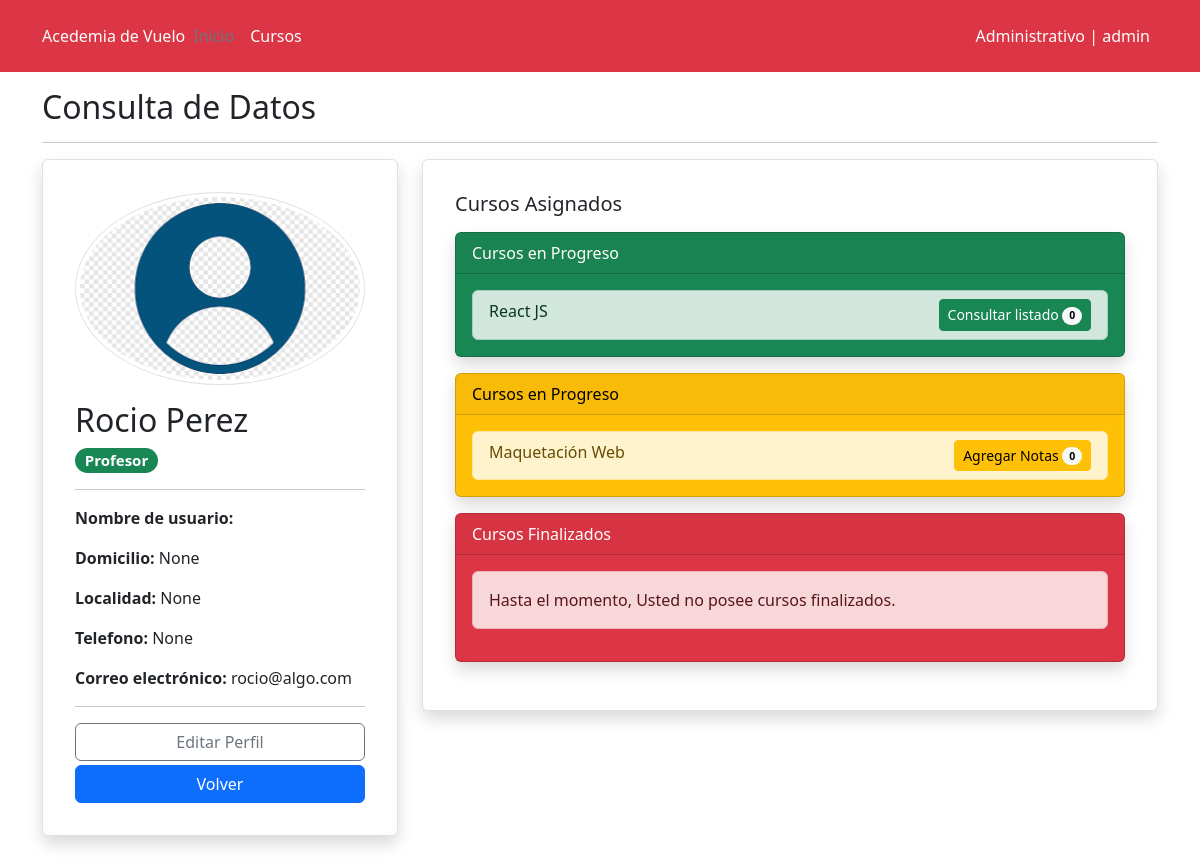
Screenshot of /user_details/6/ (signed in) with the database file from the repository.
### accounts/models.py (models this page shows, shortened)
class Profile (models.Model):
    user = models.OneToOneField(User, on_delete=models.CASCADE, related_name='profile', verbose_name='Usuario')
    image = models.ImageField(default='defaultuser.png', upload_to='users/', verbose_name='imagen de perfil')
    address = models.CharField(max_length=150, null=True, blank=True, verbose_name='Dirección')
    location = models.CharField(max_length=150, null=True, blank=True, verbose_name='Localidad')
    telephone = models.CharField(max_length=50, null=True, blank=True, verbose_name='Teléfono')
    created_by_admin = models.BooleanField(default=True, blank=True, verbose_name='Creado por Admin')
    class Meta:
        verbose_name = 'perfil'
        verbose_name_plural = 'perfiles'
        ordering = ['-id']

### core/models.py (models this page shows, shortened)
class Course (models.Model):
    STATUS_CHOICES = (
        ('i', 'En inscripción'),
        ('p', 'En progreso'),
        ('f', 'Finalizado')
    )
    name = models.CharField(max_length=90, verbose_name='Nombre')
    description = models.CharField(max_length=300, blank=True, null=True, verbose_name='Descripción')
    teacher = models.ForeignKey(User, on_delete=models.CASCADE, limit_choices_to={'groups__name': 'profesores'},verbose_name='Profesor')
    class_quantity = models.PositiveIntegerField(default=0, verbose_name='Cantidad de clases')
    status = models.CharField(max_length=1, choices=STATUS_CHOICES, default='i', verbose_name='Estado')
    class Meta:
        verbose_name = 'curso'
        verbose_name_plural = 'cursos'

### core/views.py (the view, shortened to what this page needs)
# urls.py: path('user_details/<int:pk>/', UserDetailView.as_view(), name='user_details'),
@add_group_name_to_context
class UserDetailView (LoginRequiredMixin, DetailView):
    model = User
    template_name = 'user_details.html'
    context_object_name = 'user_profile'
    def get_context_data(self, **kwargs):
        context = super().get_context_data(**kwargs)
        user = self.get_object()
        group_id, group_name, group_name_singular, color = get_group_and_color(user)
        groups = Group.objects.all()
        singular_names = [plural_to_singular(group.name).capitalize() for group in groups]
        groups_ids = [group.id for group in groups]
        singular_groups = zip (singular_names, groups_ids)
        context['group_id_user'] = group_id
        context['group_name_user'] = group_name
        context['group_name_singular_user'] = group_name_singular
        context['color_user'] = color
        context['singular_groups'] = singular_groups
        if user.groups.first().name == 'profesores':
            assigned_courses = Course.objects.filter(teacher=user)
            inscription_courses = assigned_courses.filter(status = 'i')
            progress_courses = assigned_courses.filter(status = 'p')
            finalized_courses = assigned_courses.filter(status = 'f')
            context ['inscription_courses'] = inscription_courses
            context ['progress_courses'] = progress_courses
            context ['finalized_courses'] = finalized_courses
        return context

### core/views.py (called while the page is built)
def plural_to_singular (plural):
    plural_singular = {
        'estudiantes': 'estudiante',
        'profesores': 'profesor',
        'preceptores': 'preceptor',
        'administrativos': 'administrativo',
    }
    return plural_singular.get(plural, 'error')

def get_group_and_color (user):
    group = user.groups.first()
    group_id = None
    group_name = None
    group_name_singular = None
    color = None
    if group:
        if group.name == 'estudiantes':
            color = 'bg-primary'
        elif group.name == 'profesores':
            color = 'bg-success'
        elif group.name == 'preceptores':
            color = 'bg-secondary'
        elif group.name == 'administrativos':
            color = 'bg-danger'
        group_id = group.id
        group_name = group.name
        group_name_singular = plural_to_singular(group.name)
    return group_id, group_name, group_name_singular, color

def add_group_name_to_context (view_class):
    original_dispatch = view_class.dispatch
    def dispatch (self, request, *args, **kwargs):
        user = self.request.user
        group_id, group_name, group_name_singular, color = get_group_and_color(user)
        context = {
            'group_name': group_name,
            'group_name_singular': group_name_singular,
            'color': color,
        }
        self.extra_context = context
        return original_dispatch (self, request, *args, **kwargs)
    view_class.dispatch = dispatch
    return view_class

### templates/user_details.html (shortened to what this page needs)
{% extends 'base.html' %}
{% block content %}
<div class="container my-3 mb-5">
    <h2>Consulta de Datos</h2>
    <hr>
    <div class="row">
        <div class="col-md-4">
        <div class="card border rounded-2 shadow p-3 mb-3">
            <div class="card-body">
                <img class="img-thumbnail rounded-circle mb-3" src="{{ user_profile.profile.image.url }}" alt="{{ user_profile.user_profilename }}" style="width: 100%" >
                <h2>{{ user_profile.first_name }} {{ user_profile.last_name }}</h2>
                <h5><span class="badge text-{{ color_user }} rounded-pill">{{ group_name_singular_user|capfirst }}</span></h5>
                <hr>
                <p><strong>Nombre de usuario: </strong>{{ user_profile.user_profilename }}</p>
                <p><strong>Domicilio: </strong>{{ user_profile.profile.address }}</p>
                <p><strong>Localidad: </strong>{{ user_profile.profile.location }}</p>
                <p><strong>Telefono: </strong>{{ user_profile.profile.telephone }}</p>
                <p><strong>Correo electrónico: </strong>{{ user_profile.email }}</p>
                <hr>
                <button type="button" class="btn btn-outline-secondary w-100 mb-1" data-bs-toggle="modal" data-bs-target="#editProfileModal">
                    Editar Perfil
                </button>
                <a class="btn btn-primary w-100" href="{% url 'profile' %}">Volver</a>
            </div>
        </div>
        </div>
            <div class="col-md-8">
                <div class="card border rounded-2 shadow p-3 mb-3">
                    <div class="card-body">
                        {% if group_name_user == 'estudiantes' %}
                            {% include 'profile/students.html' %}
                        {% elif group_name_user == 'profesores' %}
                            {% include 'profile/profesor.html' %}
                        {% elif group_name_user == 'preceptores' %}
                            {% include 'profile/preceptor.html' %}
                        {% elif group_name_user == 'administrativos' %}
                            {% include 'profile/admin.html' %}
                        {% endif %}
                    </div>
                </div>
            </div>
        </div>
    </div>
{% endblock %}

### templates/header.html (shortened to what this page needs)
{% if user.is_authenticated %}
    {% if group_name == 'estudiantes' %}
        <header class="p-3 text-bg-primary">
    {% elif group_name == 'profesores' %}
        <header class="p-3 text-bg-success">
    {% elif group_name == 'preceptores' %}
        <header class="p-3 text-bg-secondary">
    {% elif group_name == 'administrativos' %}
        <header class="p-3 text-bg-danger">
    {% endif %}
{% else %}
<header class="p-3 text-bg-primary">
{% endif %}
    <div class="container">
      <div class="d-flex flex-wrap align-items-center justify-content-center justify-content-lg-start">
        <a href="{% url 'home' %}" class="d-flex align-items-center mb-2 mb-lg-0 text-white text-decoration-none">
          Acedemia de Vuelo
        </a>
        {% if user.is_authenticated %}
            {% if group_name == 'estudiantes' %}
                <ul class="nav col-12 col-lg-auto me-lg-auto mb-2 justify-content-center mb-md-0 bg-primary">
            {% elif group_name == 'profesores' %}
                <ul class="nav col-12 col-lg-auto me-lg-auto mb-2 justify-content-center mb-md-0 bg-success">
            {% elif group_name == 'preceptores' %}
                <ul class="nav col-12 col-lg-auto me-lg-auto mb-2 justify-content-center mb-md-0 bg-secondary">
            {% elif group_name == 'administrativos' %}
                <ul class="nav col-12 col-lg-auto me-lg-auto mb-2 justify-content-center mb-md-0 bg-danger">
            {% endif %}
        {% else %}
           <ul class="nav col-12 col-lg-auto me-lg-auto mb-2 justify-content-center mb-md-0 bg-primary">
        {% endif %}
          <li><a href="{% url 'home' %}" class="nav-link px-2 text-secondary">Inicio</a></li>
          <li><a href="{% url 'courses' %}" class="nav-link px-2 text-white">Cursos</a></li>
        </ul>
        {% if user.is_authenticated %}
           <a class="nav-link px-2 text-white" href="{% url 'profile' %}">{{ group_name_singular|capfirst }} | {{user.username }}</a>
        {% else %}
            <div class="text-end">
                <a class="btn btn-outline-light me-2" href="{% url 'custom_login' %}">Iniciar Sesión</a>
                <a class="btn btn-warning" href="{% url 'register' %}">Registrarse</a>
            </div>
        {% endif %}
      </div>
    </div>
</header>

### templates/profile/profesor.html
<h5>Cursos Asignados</h5>
<div class="card text-bg-success shadow mt-3 mb-3">
    <div class="card-header">Cursos en Progreso</div>
    <div class="card-body">
        {% if inscription_courses %}
        <ul class="list-group">
            {% for course in inscription_courses %}
            {% with enrollment_count=course.registration_set.count %}
                <li class="list-group-item list-group-item-success">
                    {{ course.name }}
                    <a class="btn btn-sm btn-success float-end" href="{% url 'student_list_mark' course.id %}">
                    {% if course.status == 'i' %}
                        Consultar listado
                    {% endif %}
                    <span class="badge text-bg-light rounded-pill">{{ enrollment_count }}</span>
                    </a>
                </li>
            {% endwith %}
            {% endfor %}
        </ul>
        {% else %}
        <div class="alert alert-primary" role="alert">
            Hasta el momento, Usted no posee cursos en inscripción.
        </div>
        {% endif %}
    </div>
</div>
<div class="card text-bg-warning shadow mt-3 mb-3">
    <div class="card-header">Cursos en Progreso</div>
    <div class="card-body">
        {% if progress_courses %}
        <ul class="list-group">
            {% for course in progress_courses %}
            {% with enrollment_count=course.registration_set.count %}
                <li class="list-group-item list-group-item-warning">
                    {{ course.name }}
                    <a class="btn btn-sm btn-warning float-end" href="{% url 'student_list_mark' course.id %}">
                        {% if course.status == 'p' %}
                            Agregar Notas
                        {% endif %}
                        <span class="badge text-bg-light rounded-pill">
                            {{ enrollment_count }}
                        </span>
                    </a>
                </li>
            {% endwith %}
            {% endfor %}
        </ul>
        {% else %}
        <div class="alert alert-warning" role="alert">
            Hasta el momento, Usted no posee cursos en progreso.
        </div>
        {% endif %}
    </div>
</div>
<div class="card text-bg-danger shadow mt-3 mb-3">
    <div class="card-header">Cursos Finalizados</div>
    <div class="card-body">
        {% if finalized_courses %}
        <ul class="list-group">
            {% for course in finalized_courses %}
            {% with enrollment_count=course.registration_set.count %}
                <li class="list-group-item list-group-item-danger">
                    {{ course.name }}
                    <a class="btn btn-sm btn-danger float-end" href="{% url 'student_list_mark' course.id %}">
                        {% if course.status == 'f' %}
                            Consular Listado
                        {% endif %}
                        <span class="badge text-bg-light rounded-pill">
                            {{ enrollment_count }}
                        </span>
                    </a>
                </li>
            {% endwith %}
            {% endfor %}
        </ul>
        {% else %}
        <div class="alert alert-danger" role="alert">
            Hasta el momento, Usted no posee cursos finalizados.
        </div>
        {% endif %}
    </div>
</div>

### rows the page displays
Course: name "React JS", status "Consultar listado", registration_set.count "0"
Course: name "Maquetación Web", status "Agregar Notas", registration_set.count "0"

### other values shown
{{ group_name_singular|capfirst }} "Administrativo"
{{ user.username }} "admin"
{{ user_profile.first_name }} "Rocio"
{{ user_profile.last_name }} "Perez"
{{ group_name_singular_user|capfirst }} "Profesor"
{{ user_profile.profile.address }} "None"
{{ user_profile.profile.location }} "None"
{{ user_profile.profile.telephone }} "None"
{{ user_profile.email }} "rocio@algo.com"
